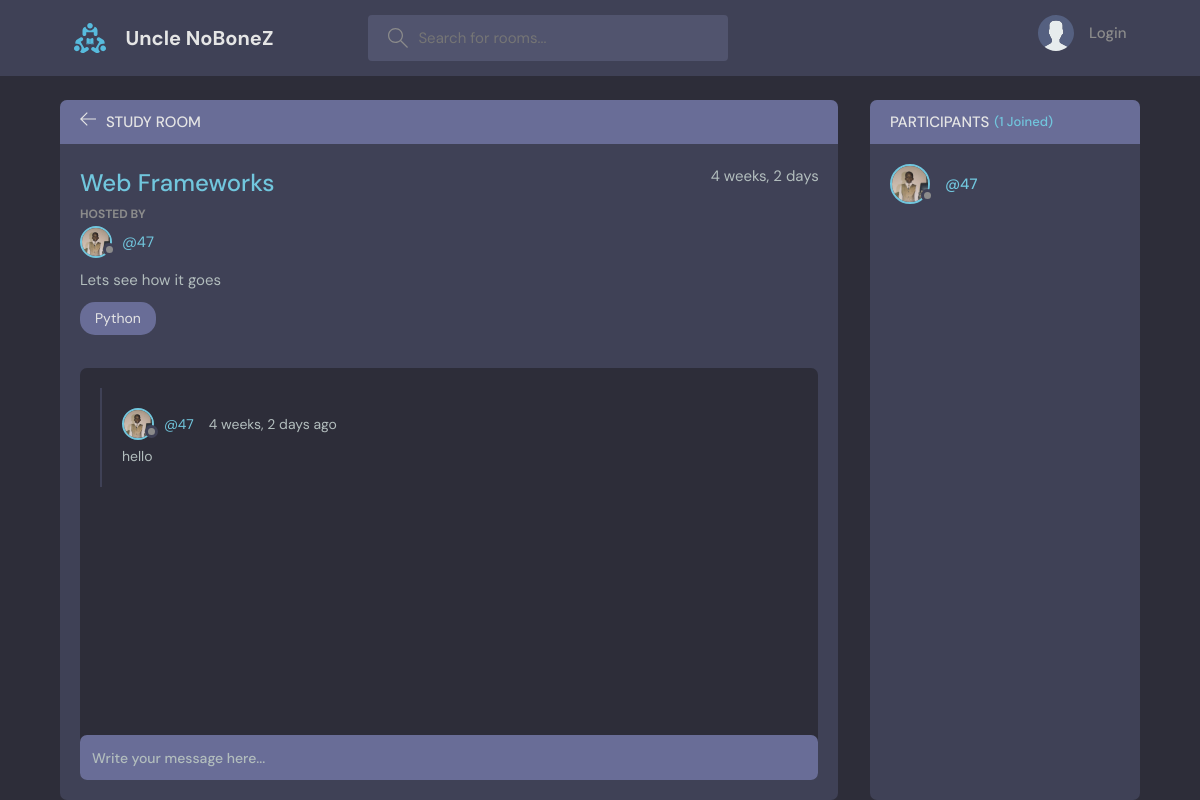
Page /room/2/ on the committed database.
### base/models.py (models this page shows, shortened)
class Room(models.Model):
    host = models.ForeignKey(User, on_delete=models.SET_NULL, null=True, blank=True)
    topic = models.ForeignKey(Topic, on_delete=models.SET_NULL, null=True, blank=True)
    name = models.CharField(max_length=200)
    description = models.TextField(null=True)
    participants = models.ManyToManyField(User, related_name="participants", blank=True)
    updated = models.DateTimeField(auto_now=True)
    created = models.DateTimeField(auto_now_add=True)
    class Meta:
        ordering = ["-updated", "-created"]

class User(AbstractUser):
    first_name = models.CharField(max_length=50, null=True)
    last_name = models.CharField(max_length=50, null=True)
    email = models.EmailField(null=True, unique=True)
    bio = models.TextField(null=True)
    avatar = models.ImageField(null=True, default="profile_picture/avatar.svg", upload_to="profile_picture")
    USERNAME_FIELD  = "email"
    REQUIRED_FIELDS = ["first_name","last_name"]

class Topic(models.Model):
    name = models.CharField(max_length=200)
    def __str__(self) -> str:
        return self.name

class Message(models.Model):
    user = models.ForeignKey(User, on_delete=models.CASCADE)
    room = models.ForeignKey(Room,on_delete=models.CASCADE)
    body = models.TextField()
    message_created = models.DateTimeField(auto_now_add=True)
    message_updated = models.DateTimeField(auto_now=True)
    class Meta:
        ordering = ["-message_updated", "-message_created"]

### base/views.py (the view)
# urls.py: path("room/<int:pk>/", views.room, name="room"),
def room(request, pk):
    room = Room.objects.get(id=pk)
    room_messages = room.message_set.all()
    participants = room.participants.all()
    if request.method == "POST":
        message = Message.objects.create(
            user=request.user, room=room, body=request.POST["body"]
        )
        room.participants.add(request.user)
        return HttpResponseRedirect(reverse("base:room", args=[room.id]))
    return render(request, "base/room.html", {"room":room, "room_messages": room_messages, "participants": participants})

### base/templates/base/room.html (shortened to what this page needs)
{% extends "main.html" %}
{% block content%}
    <main class="profile-page layout layout--2">
      <div class="container">
        <div class="room">
          <div class="room__top">
            <div class="room__topLeft">
              <a href="{{request.META.HTTP_REFERER}}">
                <svg version="1.1" xmlns="http://www.w3.org/2000/svg" width="32" height="32" viewBox="0 0 32 32">
                  <title>arrow-left</title>
                  <path
                    d="M13.723 2.286l-13.723 13.714 13.719 13.714 1.616-1.611-10.96-10.96h27.625v-2.286h-27.625l10.965-10.965-1.616-1.607z"
                  ></path>
                </svg>
              </a>
              <h3>Study Room</h3>
            </div>
          </div>
          <div class="room__box scroll">
            <div class="room__header scroll">
              <div class="room__info">
                <h3>{{room.name}}</h3>
                <span>{{room.created | timesince}}</span>
              </div>
              <div class="room__hosted">
                <p>Hosted By</p>
                <a href="{% url 'base:profile' room.host.id %}" class="room__author">
                  <div class="avatar avatar--small">
                    <img src="{{room.host.avatar.url}}" />
                  </div>
                  <span>@{{room.host.username}}</span>
                </a>
              </div>
              <div class="room__details">
               {{room.description}}
              </div>
              <span class="room__topics">{{room.topic}}</span>
            </div>
            <div class="room__conversation">
              <div class="threads scroll">
                {% for message in room_messages %}
                <div class="thread">
                  <div class="thread__top">
                    <div class="thread__author">
                      <a href="{% url 'base:profile' message.user.id %}" class="thread__authorInfo">
                        <div class="avatar avatar--small">
                          <img src="{{message.user.avatar.url}}" />
                        </div>
                        <span>@{{message.user.username}}</span>
                      </a>
                      <span class="thread__date">{{message.message_created | timesince }} ago</span>
                    </div>
                  </div>
                  <div class="thread__details">
                   {{message.body}}
                  </div>
                </div>
                {% endfor %}
              </div>
            </div>
          </div>
          <div class="room__message">
            <form action="" method="post" enctype="multipart/form-data">
              <input type='text' name="body" placeholder="Write your message here..." />
            </form>
          </div>
        </div>
        <div class="participants">
          <h3 class="participants__top">Participants <span>({{participants.count}} Joined)</span></h3>
          <div class="participants__list scroll">
            {% for participant in participants %}
            <a href="{% url 'base:profile' participant.id %}" class="participant">
              <div class="avatar avatar--medium">
                <img src="{{participant.avatar.url}}" />
              </div>
              <p>
                <span>@{{participant.username}}</span>
              </p>
            </a>
            {% empty %}
            <p>No Participants At The Moment</p>
            {% endfor %}
          </div>
        </div>
      </div>
    </main>
 {% endblock %}

### rows in the picture
Room: name "Web Frameworks", created "4 weeks, 2 days", host.avatar (picture), host.username "47", description "Lets see how it goes", topic "Python"
Message: user.avatar (picture), user.username "47", message_created "4 weeks, 2 days", body "hello"
User: avatar (picture), username "47"

### other values in the picture
{{ participants.count }} "1"
